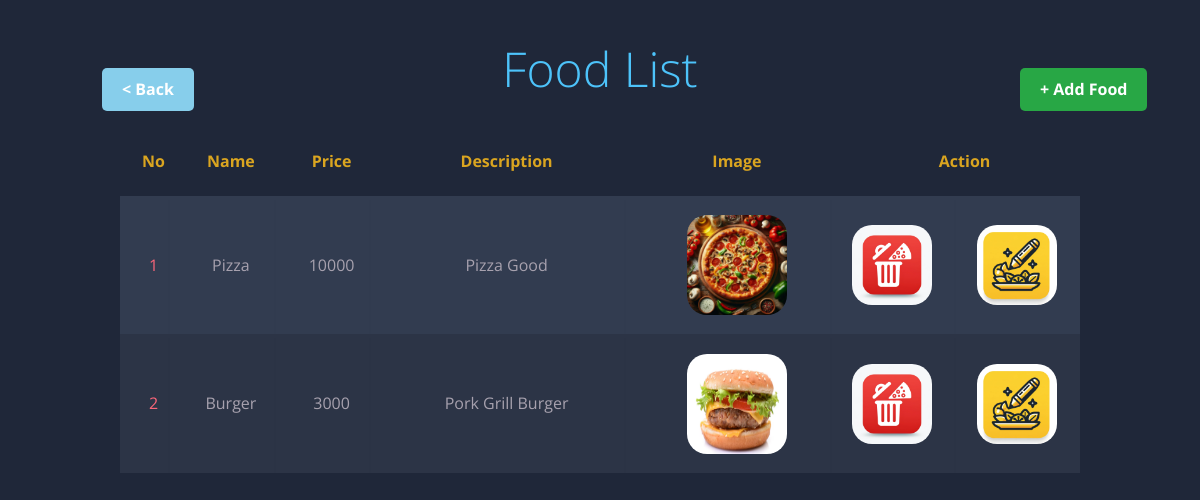
/admin/food.php, run on the app's committed database.
### tables this page shows
CREATE TABLE `foodlist` (
  `ID` int(11) NOT NULL,
  `Name` varchar(200) NOT NULL,
  `Price` int(20) NOT NULL,
  `Description` varchar(500) NOT NULL,
  `img` varchar(100) NOT NULL
);

### admin/food.php (the view, shortened to what this page needs)
<!DOCTYPE html>
<html lang="en" >
<head>
  <link href="https://cdn.jsdelivr.net/npm/bootstrap@5.0.2/dist/css/bootstrap.min.css" rel="stylesheet">
</head>
<body translate="no" >
   <br>
   <br>
   <div class="row">
    <div class="col-1"></div>
    <div class="col-3">
    &nbsp;<br>
        <a href="home.html" id="addButton2" class="cool2">< Back </a></div>
    <div class="col-4">
        <h1><span class="gold">Food List</h1>
    </div>
    <div class="col-2">
    </div>
    <div class="col-2">
    &nbsp;<br>
    <a href="add-food.php" id="addButton" class="cool">+ Add Food</a>
    </div>
  </div>
  <br>
<table class="kise" >
	<thead>
		<tr>
        <th><h1>No</h1></th>
			<th><h1>Name</h1></th>
			<th><h1>Price</h1></th>
			<th><h1>Description</h1></th>
			<th><h1>Image</h1></th>
            <th colspan="2"><h1>Action</h1></th>
		</tr>
	</thead>
	<tbody>
  <?php
include('connection.php');
$data = "SELECT * FROM foodlist ORDER BY id DESC";
$val = $con->query($data);
$i = 1;
if ($val->num_rows > 0) {
    while (list($id, $name, $price, $dis, $img) = mysqli_fetch_array($val)) {
        echo "<tr>";
        echo "<td>".$i++."</td>";
        echo "<td>".$name."</td>";
        echo "<td>".$price."</td>";
        echo "<td>".$dis."</td>";
        echo "<td><img src='./img/$img' height='100' width='100' style='border-radius:20px;' /></td>";
        echo "<td><a href='delete-food.php?id=$id&img=$img'><img src='img/deletef.webp' style='border-radius:20px; margin-left:-20px' width='80'/></a></td>";
        echo "<td><a href='edit-food.php?id=$id'><img src='img/editf.webp' style='border-radius:20px; margin-left:-20px' width='80'/></a></td>";
        echo "</tr>";
    }
} else {
    echo "<tr><td colspan='8' class='text-center'><b>No data available</b></td></tr>";
}
?>
	</tbody>
</table>
</body>
</html>

### admin/food.php (style rules this page uses)
body { font-family: 'Open Sans', sans-serif; font-weight: 300; line-height: 1.42em; color:#A7A1AE; background-color:#1F2739; overflow-x: hidden; }
h1 { font-size:3em; font-weight: 300; line-height:1em; text-align: center; color: #4DC3FA; }
.kise th h1 { font-weight: bold; font-size: 1em; text-align: center; color: goldenrod; }
.kise td { font-weight: normal; font-size: 1em; -webkit-box-shadow: 0 2px 2px -2px #0E1119; -moz-box-shadow: 0 2px 2px -2px #0E1119; box-shadow: 0 2px 2px -2px #0E1119; }
.kise { text-align: center; vertical-align: middle; overflow: hidden; width: 80%; margin: 0 auto; display: table; padding: 0 0 8em 0; }
.kise td, .kise th { padding-bottom: 2%; padding-top: 2%; padding-left:2%; }
.kise tr:nth-child(odd) { background-color: #323C50; }
.kise tr:nth-child(even) { background-color: #2C3446; }
.kise th { background-color: #1F2739; }
.kise td:first-child { color: #FB667A; }
.cool { display: inline-block; background-color: #28a745; color: white; text-decoration: none; padding: 10px 20px; border-radius: 5px; font-size: 16px; font-weight: bold; }
.cool2 { display: inline-block; background-color: skyblue; color: white; text-decoration: none; padding: 10px 20px; border-radius: 5px; font-size: 16px; font-weight: bold; }

### data on the page
foodlist: Name "Pizza", Price "10000", Description "Pizza Good", img (picture)
foodlist: Name "Burger", Price "3000", Description "Pork Grill Burger", img (picture)
